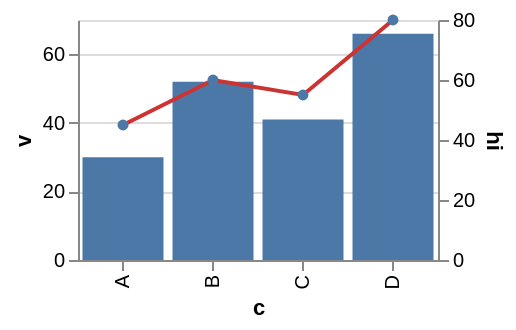

The Vega-Lite source for this figure:
### Vega-Lite specification from a JSON file in a GitHub repository (floating-point values rounded to 4 significant figures)
{"width": 180, "height": 120, "data": {"values": [{"c": "A", "v": 30, "lo": 10, "hi": 45, "g": "x", "o": 28, "cl": 34, "h": 40, "l": 8}, {"c": "B", "v": 52, "lo": 25, "hi": 60, "g": "x", "o": 34, "cl": 48, "h": 55, "l": 30}, {"c": "C", "v": 41, "lo": 18, "hi": 55, "g": "y", "o": 48, "cl": 40, "h": 50, "l": 36}, {"c": "D", "v": 66, "lo": 40, "hi": 80, "g": "y", "o": 40, "cl": 63, "h": 70, "l": 38}]}, "resolve": {"scale": {"y": "independent"}}, "layer": [{"mark": "bar", "encoding": {"x": {"field": "c", "type": "nominal", "sort": null}, "y": {"field": "v", "type": "quantitative"}}}, {"mark": {"type": "line", "color": "#c33", "point": true}, "encoding": {"x": {"field": "c", "type": "nominal", "sort": null}, "y": {"field": "hi", "type": "quantitative", "axis": {"orient": "right"}}}}]}
